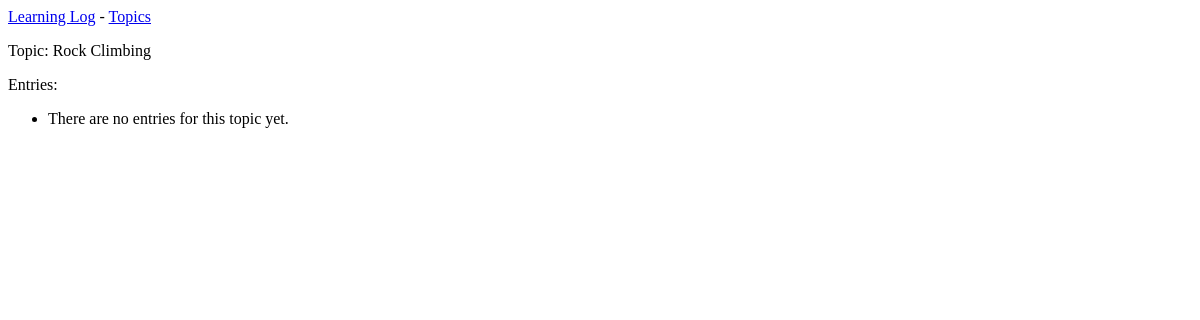
/topics/2, run on an earlier commit of the app's database.
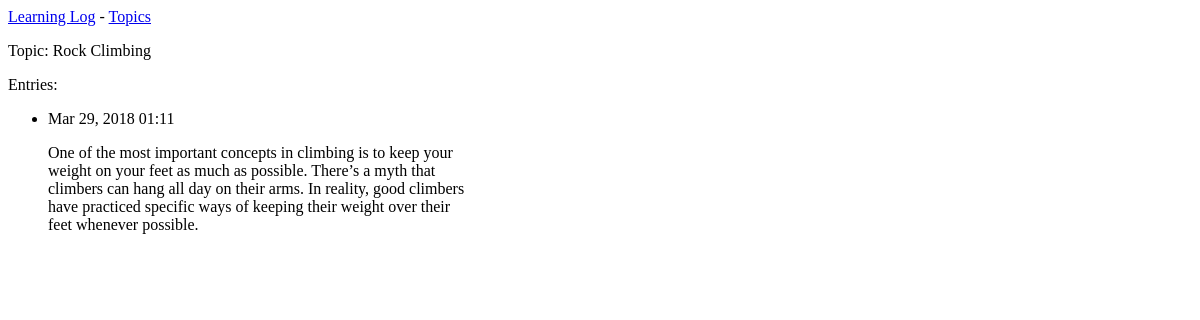
And on a later commit of the database.
### learning_logs/models.py (models this page shows, shortened)
class Entry(models.Model):
    topic = models.ForeignKey(Topic, on_delete=models.CASCADE)
    text = models.TextField()
    date_added = models.DateTimeField(auto_now_add=True)
    class Meta:
        verbose_name_plural = 'entries'

### learning_logs/views.py (the view)
# urls.py: path('topics/<int:topic_id>', views.topic, name='topic'),
def topic(request, topic_id):
    topic = Topic.objects.get(id=topic_id)
    entries = topic.entry_set.order_by('-date_added')
    context = {'topic' : topic, 'entries' : entries}
    return render(request, 'learning_logs/topic.html', context)

### learning_logs/models.py (called while the page is built)
    def __str__(self):
        return self.text

### learning_logs/templates/learning_logs/topic.html
{% extends 'learning_logs/base.html' %}
{% block content %}
  <p>Topic: {{ topic }}</p>
  <p>Entries:</p>
  <ul>
  {% for entry in entries %}
    <li>
      <p>{{ entry.date_added|date:'M d, Y H:i' }}</p>
      <p>{{ entry.text|linebreaks }}</p>
    </li>
  {% empty %}
    <li>
      There are no entries for this topic yet.
    </li>
  {% endfor %}
  </ul>
{% endblock content %}

What changed in the data, as far as the page shows it:
added Entry: date_added "Mar 29, 2018 01:11", text "One of the most important concepts in climbing is to keep your weight on your feet as much as possible. There’s a myth that climbers can hang all day on their arms. In reality, good climbers have practiced specific ways of keeping their weight over their feet whenever possible."
Also different on the page:
text no longer shown: "There are no entries for this topic yet."
